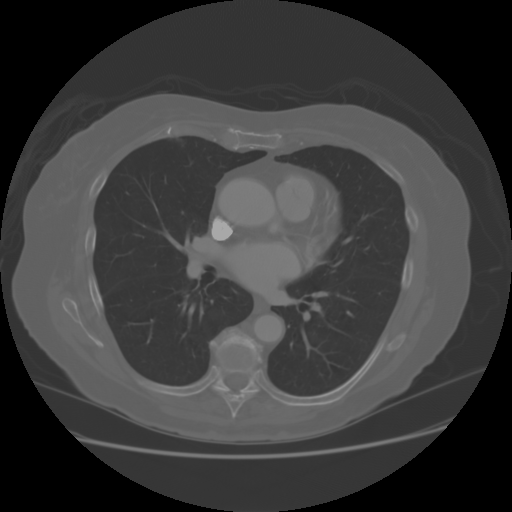
#> input picture Lung segmentation on thoracic CT images/Lungs/im1.png, 512 x 512 px; its folder holds only this picture in this run
$ python Lungs_segmentation.py
#> lines starting #> are read from the running program, lines starting #| are printed output that depends on the picture; after the words box and inside, x2 and y2 are one past the last pixel; in counts of white or black regions, pixels touching at a corner belong together; long printed decimals are rounded
from matplotlib.colors import hsv_to_rgb
from matplotlib import colors
from matplotlib import pyplot as plt
from scipy import ndimage
from skimage.exposure import rescale_intensity
import numpy as np
import cv2
import glob

# Especificar ruta a la carpeta de los archivos
ruta = "Lungs/*.png"

# Función de procesado de las imágenes
def extpulmones(im):

	im_gray = cv2.cvtColor(im, cv2.COLOR_BGR2GRAY)
	im_rgb = cv2.cvtColor(im, cv2.COLOR_BGR2RGB)
	im_hsv = cv2.cvtColor(im, cv2.COLOR_RGB2HSV)

	# Histograma
	# hist_count, hist_bins = np.histogram(im_rgb, 256, [0,256])
	# plt.bar(range(0,256), hist_count)
	# plt.show()

	# Media del histograma sin contar el 0
	med = np.sum(im_gray)
	tamaño = len(im_gray[im_gray>0])
	media = med/tamaño
	print("Media histograma imagen: ", media)

	# Cambio oscuridad
	if media>100:
		ma_mo3 = im_hsv[:,:,2]>160
	else:
		ma_mo3 = im_hsv[:,:,2]>0

	ma_mo3 = ma_mo3.astype(int)
	im_rgb[:,:,1] = im_rgb[:,:,1]*ma_mo3

	# Selección de canal verde
	ca_gre = im_rgb[:,:,1]

	clahe = cv2.createCLAHE(clipLimit=2.0, tileGridSize=(8,8))
	cl1 = clahe.apply(ca_gre)

	# Binarizar la imagen para detección de contornos
	ret, thr = cv2.threshold(cl1, 80, 255, cv2.THRESH_BINARY+cv2.THRESH_OTSU)

	# Detección de contornos
	contours, hierarchy = cv2.findContours(thr,cv2.RETR_TREE,cv2.CHAIN_APPROX_NONE)
	contours = sorted(contours, key=cv2.contourArea, reverse=True)

	# Dibujar la máscara de unos sobre la forma de los pulmones
	mas1 = np.zeros(im_gray.shape, np.uint8)
	cv2.drawContours(mas1, contours, 1, 1, thickness=-1)
	mas1 = cv2.morphologyEx(mas1, cv2.MORPH_CLOSE, np.ones((35,35)))
	mas2 = np.zeros(im_gray.shape, np.uint8)
	cv2.drawContours(mas2, contours, 2, 1, thickness=-1)
	mas2 = cv2.morphologyEx(mas2, cv2.MORPH_CLOSE, np.ones((35,35)))
	maskto = mas1 + mas2

	# Segmentar la imagen de los pulmones
	im_final = maskto * im_gray

	return im_final

# Imágenes de la carpeta a utilizar
images = []
for file in glob.glob(ruta):
	images.append(cv2.imread(file))

# Fotografías procesadas de toda la carpeta
for im in images:
	im_final = extpulmones(im)
	im_gray = cv2.cvtColor(im, cv2.COLOR_BGR2GRAY)
	plt.rcParams["figure.figsize"] = [12,8]
	f, ax = plt.subplots(1,2)
	ax[0].imshow(im_gray, cmap='gray',vmin=0, vmax=255)
	ax[1].imshow(im_final, cmap='gray',vmin=0, vmax=255)
	plt.show()
#> this loop made 1 pass
#> (med in extpulmones, tamaño in extpulmones, media in extpulmones, ret in extpulmones) on pass 1: (15525137, 206372, 75.23, 79)
#| Media histograma imagen:  75.229
#> pass 1, in extpulmones, `ma_mo3 = im_hsv[:,:,2]>0`:
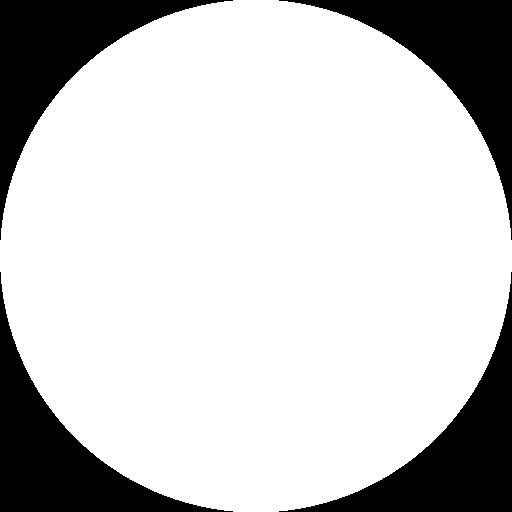
#> ma_mo3: shape (512, 512) bool; 78.7% white; 4 black regions, box (x1, y1, x2, y2) and area: (0, 0, 233, 240) 13943, (279, 0, 512, 240) 13943, (0, 272, 233, 512) 13943, (279, 272, 512, 512) 13943
#> pass 1, `plt.show()`:
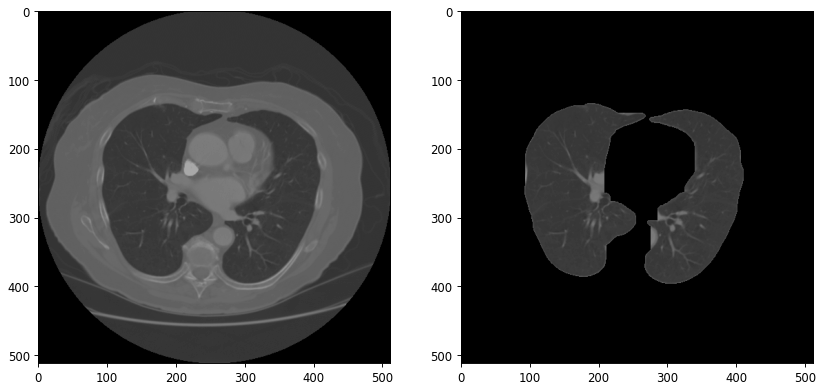
#> figure drawn by matplotlib, 2 panels

$ run again, on Lung segmentation on thoracic CT images/Lungs/im14.png
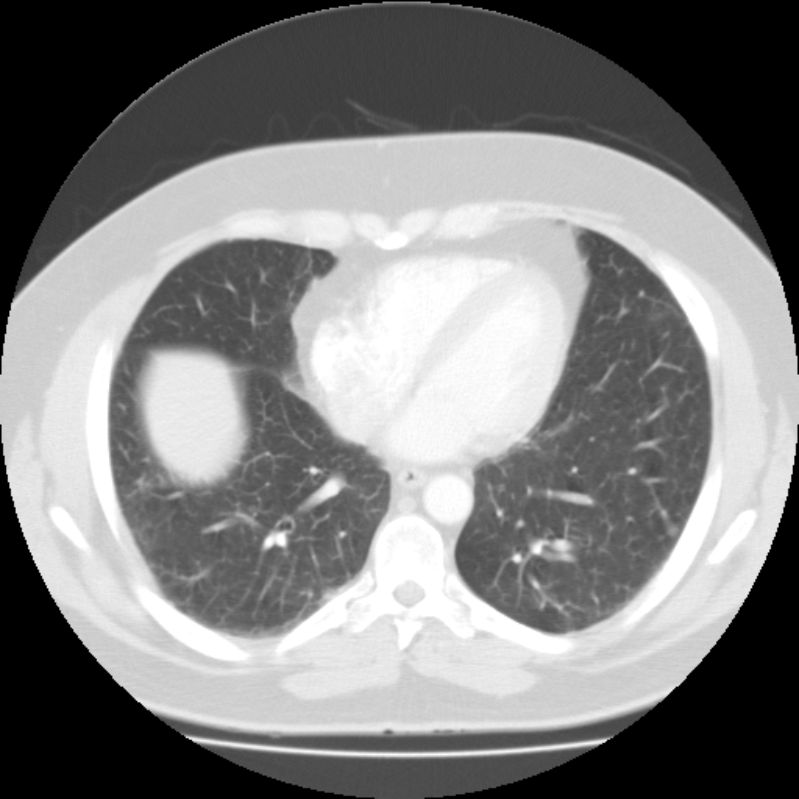
#> input picture Lung segmentation on thoracic CT images/Lungs/im14.png, 799 x 799 px
#> the loop `for im in images:` made 1 pass
#> (med in extpulmones, tamaño in extpulmones, media in extpulmones, ret in extpulmones) on pass 1: (82233088, 503082, 163.5, 101)
#> (printed output is left out)
#> pass 1, in extpulmones, `ma_mo3 = im_hsv[:,:,2]>160`:
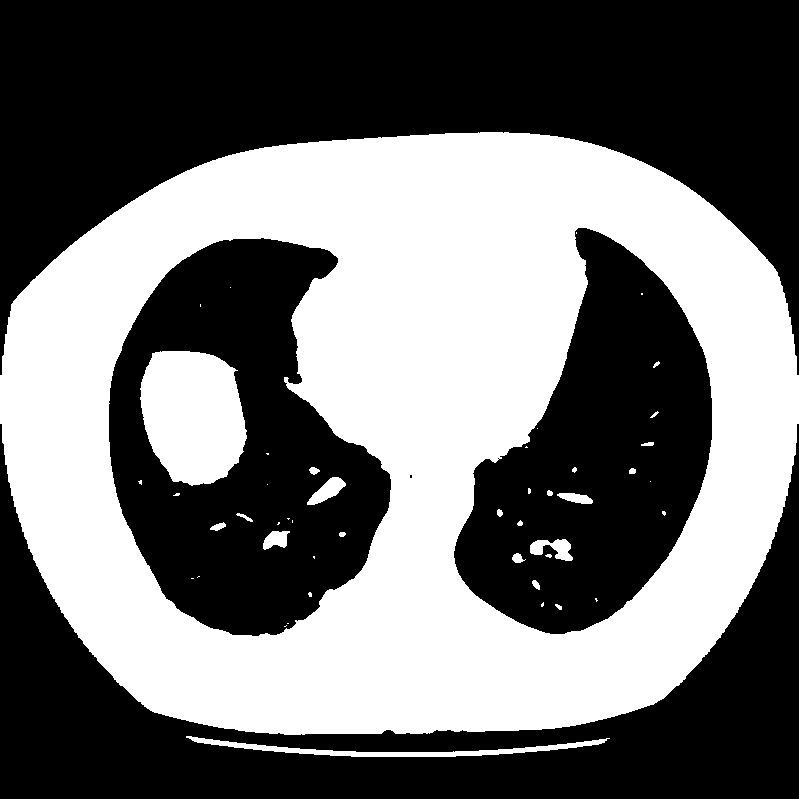
#> ma_mo3: shape (799, 799) bool; 44.3% white; 47 white regions (25 under 20 px), largest, box (x1, y1, x2, y2) and area: (0, 132, 799, 735) 266687, (140, 351, 247, 486) 11392, (186, 736, 610, 757) 2131
#> pass 1, `plt.show()`:
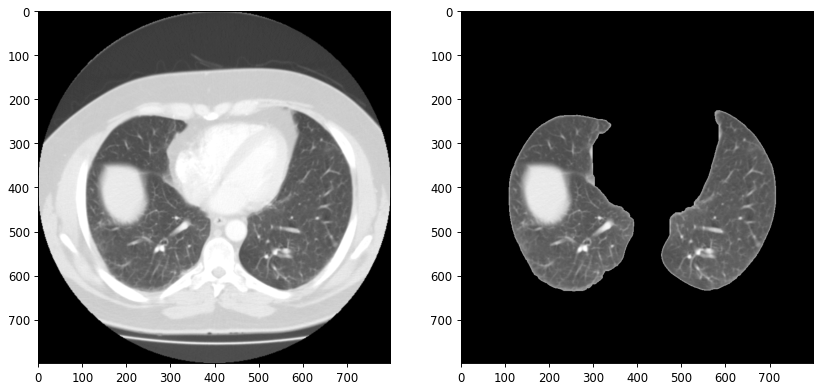
#> figure drawn by matplotlib, 2 panels

$ run again, on Lung segmentation on thoracic CT images/Lungs/im15.png
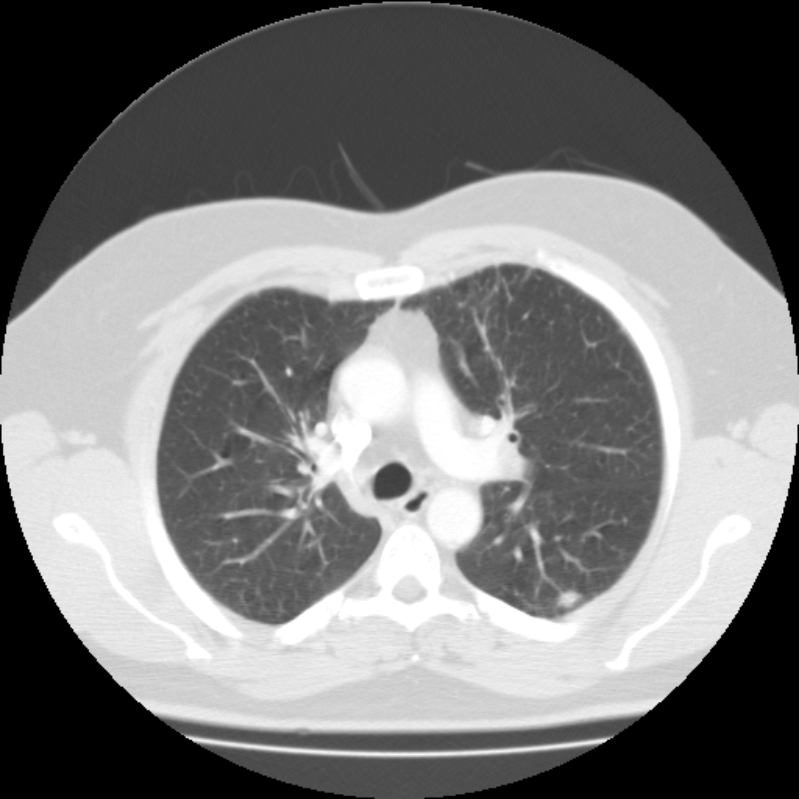
#> input picture Lung segmentation on thoracic CT images/Lungs/im15.png, 799 x 799 px
#> the loop `for im in images:` made 1 pass
#> (med in extpulmones, tamaño in extpulmones, media in extpulmones, ret in extpulmones) on pass 1: (78498415, 503083, 156, 102)
#> (printed output is left out)
#> pass 1, in extpulmones, `ma_mo3 = im_hsv[:,:,2]>160`:
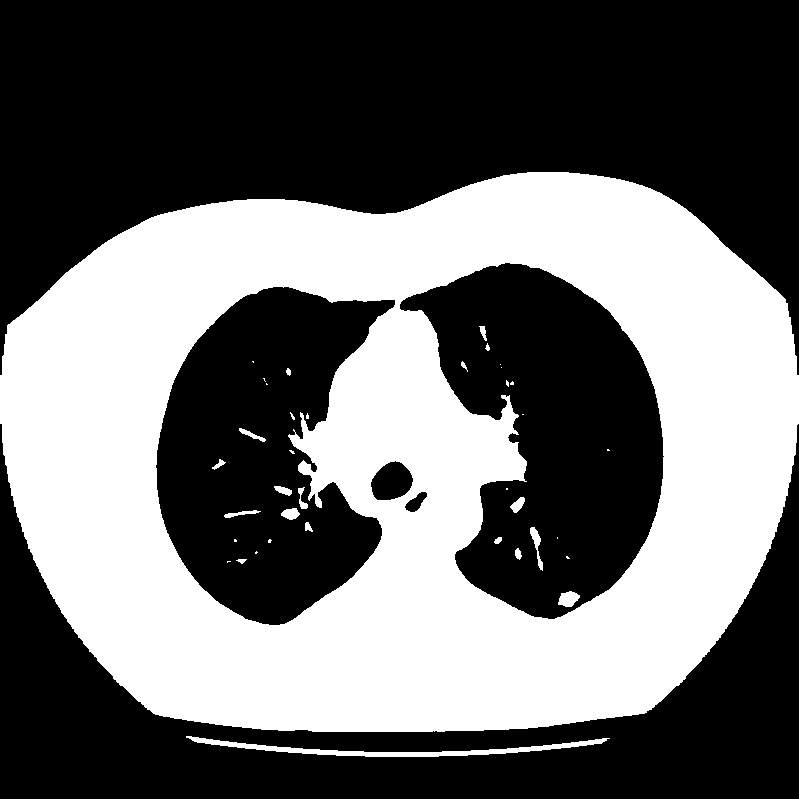
#> ma_mo3: shape (799, 799) bool; 41.8% white; 38 white regions (19 under 20 px), largest, box (x1, y1, x2, y2) and area: (0, 172, 799, 732) 262801, (186, 736, 610, 757) 2090, (558, 591, 580, 607) 245
#> pass 1, `plt.show()`:
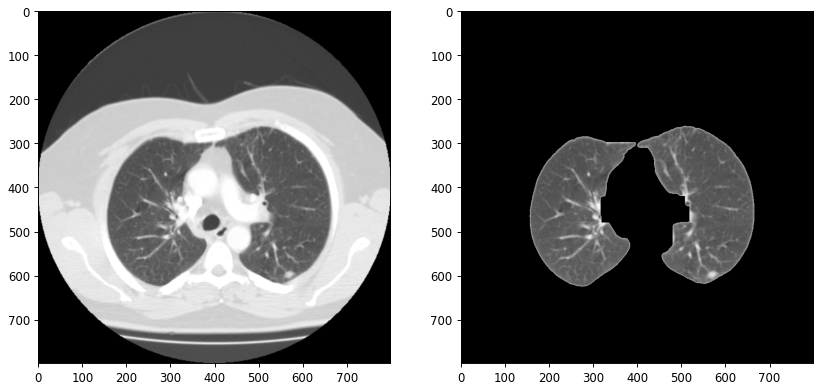
#> figure drawn by matplotlib, 2 panels
